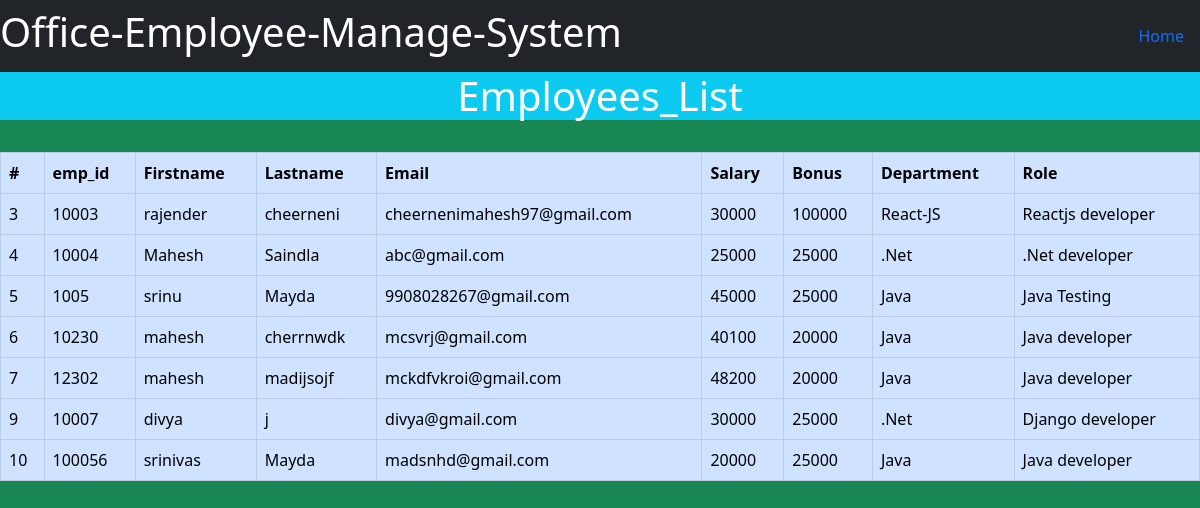
The page /all_emp on the database as committed earlier.
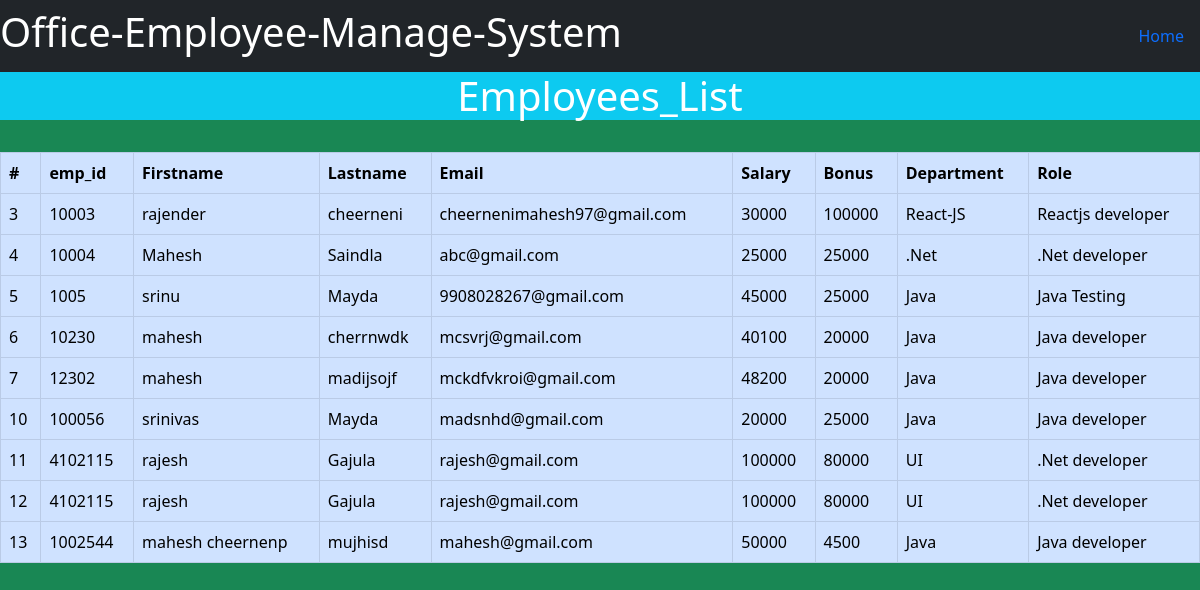
The same page on the database as committed later.
### emp_system/models.py (models this page shows)
class Employee(models.Model):
    emp_id=models.IntegerField(null=False)
    first_name=models.CharField(max_length=100,null=False)
    last_name=models.CharField(max_length=100,null=False)
    email=models.EmailField()
    salary=models.CharField(max_length=100,null=False)
    bonus=models.CharField(max_length=100,null=False)
    dept=models.ForeignKey(Department,on_delete=models.CASCADE)
    role=models.ForeignKey(Role,on_delete=models.CASCADE)
    def __str__(self):
        return "%s   %s    %s" %(self.emp_id,self.first_name,self.last_name)

class Department(models.Model):
    dept_name=models.CharField(max_length=100,null=False)
    location=models.CharField(max_length=100)
    def __str__(self):
        return self.dept_name

class Role(models.Model):
    role_name=models.CharField(max_length=100,null=False)
    def __str__(self):
        return self.role_name

### emp_system/views.py (the view)
# urls.py: path('all_emp', views.All_employee ,name="all_emp"),
def All_employee(request):
    emps=Employee.objects.all()
    context={'emps':emps}
    print(context)
    return render(request,"all_emp.html",context)

### templates/all_emp.html (shortened to what this page needs)
<!doctype html>
<html lang="en">
  <head>
    <link href="https://cdn.jsdelivr.net/npm/bootstrap@5.2.0/dist/css/bootstrap.min.css" rel="stylesheet">
  </head>
  <body class="bg-success">
    <nav class="navbar navbar-dark bg-dark">
        <h1 class="text-white text-center">
            Office-Employee-Manage-System
        </h1>
        <ul class="nav justify-content-end">
            <li class="nav-item">
                <a class="nav-link" href="home">Home</a>
              </li>
          </ul>
      </nav>
      <h1 class="text-white text-center bg-info">Employees_List</h1>
      <br>
      <table class="table table-bordered table-primary table-hover">
        <thead>
          <tr>
            <th scope="col">#</th>
            <th scope="col">emp_id</th>
            <th scope="col">Firstname</th>
            <th scope="col">Lastname</th>
            <th scope="col">Email</th>
            <th scope="col">Salary</th>
            <th scope="col">Bonus</th>
            <th scope="col">Department</th>
            <th scope="col">Role</th>
          </tr>
        </thead>
        {% for emp in emps %}
        <tbody>
          <tr>
            <td>{{emp.id}}</td>
            <td>{{emp.emp_id}}</td>
            <td>{{emp.first_name}}</td>
            <td>{{emp.last_name}}</td>
            <td>{{emp.email}}</td>
            <td>{{emp.salary}}</td>
            <td>{{emp.bonus}}</td>
            <td>{{emp.dept}}</td>
            <td>{{emp.role}}</td>
          </tr>
        </tbody>
        {% endfor %}
      </table>
  </body>
</html>

Rows that differ between the two databases and show on the page:
removed Employee: id "9", emp_id "10007", first_name "divya", last_name "j", email "divya@gmail.com", salary "30000", bonus "25000", dept ".Net", role "Django developer"
added Employee: id "11", emp_id "4102115", first_name "rajesh", last_name "Gajula", email "rajesh@gmail.com", salary "100000", bonus "80000", dept "UI", role ".Net developer"
added Employee: id "12", emp_id "4102115", first_name "rajesh", last_name "Gajula", email "rajesh@gmail.com", salary "100000", bonus "80000", dept "UI", role ".Net developer"
added Employee: id "13", emp_id "1002544", first_name "mahesh cheernenp", last_name "mujhisd", email "mahesh@gmail.com", salary "50000", bonus "4500", dept "Java", role "Java developer"
